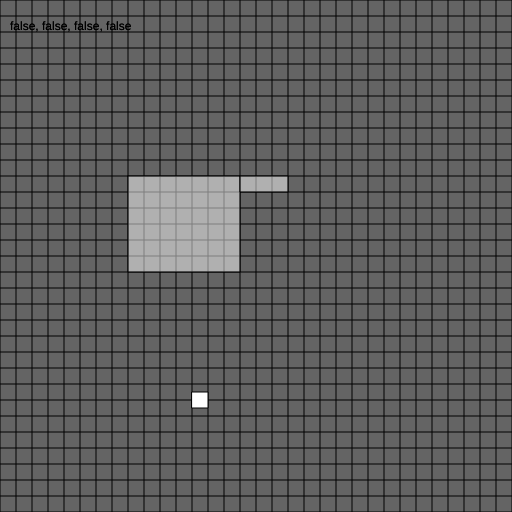
Frame 1 (no input)
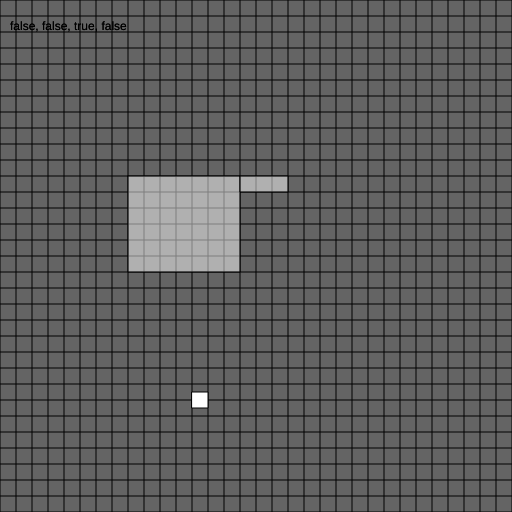
Frame 60 (no input)
Frame 120 (the mouse pressed at the canvas centre since frame 60): identical to frame 60, image omitted

The p5.js sketch that drew these frames (run headless with seeded random() and noise() and a simulated clock; from frame 60 on, the mouse is pressed at the canvas centre):

// p5.js sketch
// ── sketch.js
// implement aabb collison detection
// regular rectangle or square shapes
// apply hitbox logic to player
// logic in one class
// call class through center of the object, define width and height ???
// new object(center, width, height)
// create fork called hitboxes including player and walls
// request merge


let mapSize = 16 * 32;

var player = {
  x : 0,
  y : 0,
  nextx : 200,
  nexty : 400,
  speed : [3, 3, 3, 3], //[right, left, up, down]
  size : 16,
}
/*
CREATE RECTANGLE SHAPED HITBOX
-----------------------------
- input opposite hitbox corners
- upper left corner start
- rotate clockwise around points (zones)

- 2 gradient calculations for corners
*/

class hitbox{
  constructor(ax, ay, bx, by){
    this.xCoord = [ax, bx, bx, ax]; 
    this.yCoord = [ay, ay, by, by];
    this.g1 = ((by - ay) / (bx - ax)); //(ax, ay) (bx, by) 
    this.g2 = ((by - ay) / (ax - bx)); //(bx, ay) (ax, by)
    this.c1 = ay - (this.g1 * ax);
    this.c2 = ay - (this.g2 * bx);
    this.zones = [false, false, false, false];
  }
  drawHitbox(){
    fill(255, 255, 255, 125);
    beginShape();
    vertex(this.xCoord[0], this.yCoord[0]);
    vertex(this.xCoord[1], this.yCoord[1]);
    vertex(this.xCoord[2], this.yCoord[2]);
    vertex(this.xCoord[3], this.yCoord[3]);
    endShape(CLOSE);

    fill(0);
    text(`${this.zones[0]}, ${this.zones[1]}, ${this.zones[2]}, ${this.zones[3]}`, 10, 30);
  }
  updateZones(){
    var eq1 = (this.g1 * player.x) + this.c1;
    var eq2 = (this.g2 * player.x) + this.c2;
    this.zones[0] = player.y <= eq1 && player.y <= eq2;
    this.zones[1] = player.y <= eq1 && player.y >= eq2;
    this.zones[2] = player.y >= eq1 && player.y >= eq2;
    this.zones[3] = player.y >= eq1 && player.y <= eq2;
  }
  updateCollisions(){
    if(this.zones[0] === true && player.nexty >= this.yCoord[0]){player.speed[3] = 0}
    if(this.zones[1] === true && player.nextx <= this.xCoord[1]){player.speed[1] = 0}
    if(this.zones[2] === true && player.nexty <= this.yCoord[2]){player.speed[2] = 0}
    if(this.zones[3] === true && player.nextx >= this.xCoord[3]){player.speed[0] = 0}
  }
}

function setup() {
  color(255, 255, 255);
  createCanvas(mapSize, mapSize);
  H2 = new hitbox(16 * 8, 16 * 11, 16 * 15, 16 * 17);
  H3 = new hitbox(16 * 15, 16 * 11, 16 * 18, 16 * 12);
}

function draw() {
  background(100);
  for(let i = 0; i <= mapSize; i += 16){
    line(i, 0, i, mapSize);
    line(0, i, mapSize, i);
  }
  H2.drawHitbox();
  H2.updateZones();
  H2.updateCollisions();
  H3.drawHitbox();
  H3.updateZones();
  H3.updateCollisions();
  
  movement();
  updateBounds();
}

function updateBounds(){
  fill(255, 255, 255);
  rect(player.nextx - (player.size / 2), player.nexty - (player.size / 2), player.size, player.size);
    player.x = player.nextx;
    player.y = player.nexty;
}

function movement(){
  if((keyIsDown(RIGHT_ARROW)) && (player.x <= (mapSize - (player.size / 2)))){
    player.nextx += player.speed[0];
  }
  if((keyIsDown(LEFT_ARROW)) && (player.x >= 0 + (player.size / 2))){
    player.nextx -= player.speed[1];
  }
  if(keyIsDown(UP_ARROW) && player.y >= 0 + (player.size / 2)){
    player.nexty -= player.speed[2];
  }
  if(keyIsDown(DOWN_ARROW) && player.y <= (mapSize - (player.size / 2))){
    player.nexty += player.speed[3];
  }
  for(let i in player.speed){
    player.speed[i] = 3;
  }
} 

//  fill(0);
//  text(`${H2.zones[0]}, ${H2.zones[1]}, ${H2.zones[2]}`, 10, 30);
